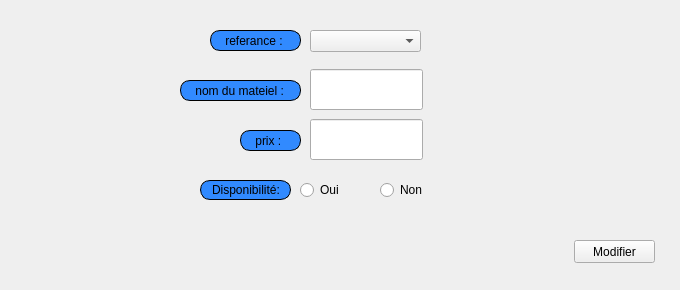
     <widget class="QWidget" name="tab_21">
      <attribute name="title">
       <string>modifier</string>
      </attribute>
      <widget class="QLabel" name="label_25">
       <property name="geometry">
        <rect>
         <x>210</x>
         <y>30</y>
         <width>91</width>
         <height>21</height>
        </rect>
       </property>
       <property name="styleSheet">
        <string notr="true">border: 1px solid black;
border-radius: 10px;
padding: 0 8px;
background: #318aff;
font: bold, &quot;Arial&quot;;;
text-align:center;</string>
       </property>
       <property name="text">
        <string> referance :</string>
       </property>
      </widget>
      <widget class="QLabel" name="label_26">
       <property name="geometry">
        <rect>
         <x>180</x>
         <y>80</y>
         <width>121</width>
         <height>21</height>
        </rect>
       </property>
       <property name="styleSheet">
        <string notr="true">border: 1px solid black;
border-radius: 10px;
padding: 0 8px;
background: #318aff;
font: bold, &quot;Arial&quot;;;
text-align:center;</string>
       </property>
       <property name="text">
        <string> nom du mateiel :</string>
       </property>
      </widget>
      <widget class="QLabel" name="label_27">
       <property name="geometry">
        <rect>
         <x>240</x>
         <y>130</y>
         <width>61</width>
         <height>21</height>
        </rect>
       </property>
       <property name="styleSheet">
        <string notr="true">border: 1px solid black;
border-radius: 10px;
padding: 0 8px;
background: #318aff;
font: bold, &quot;Arial&quot;;;
text-align:center;</string>
       </property>
       <property name="text">
        <string> prix :</string>
       </property>
      </widget>
      <widget class="QLineEdit" name="nom_materiel_manquant_modfier">
       <property name="geometry">
        <rect>
         <x>310</x>
         <y>69</y>
         <width>113</width>
         <height>41</height>
        </rect>
       </property>
      </widget>
      <widget class="QLineEdit" name="prix_materiel_manquant_modifier">
       <property name="geometry">
        <rect>
         <x>310</x>
         <y>119</y>
         <width>113</width>
         <height>41</height>
        </rect>
       </property>
      </widget>
      <widget class="QPushButton" name="modifier_materiel_manquant">
       <property name="geometry">
        <rect>
         <x>574</x>
         <y>240</y>
         <width>81</width>
         <height>23</height>
        </rect>
       </property>
       <property name="styleSheet">
        <string notr="true">#modifier_materiel_manquant{
font: bold, &quot;Arial&quot;;;     background-color: qlineargradient(x1: 0, y1: 0, x2: 0, y2: 1,
                                       stop: 0 #dadbde, stop: 1 #f6f7fa);
}
#modifier_materiel_manquant:pressed {
font: bold, &quot;Arial&quot;;;     background-color: qlineargradient(x1: 0, y1: 0, x2: 0, y2: 1,
                                       stop: 0 #dadbde, stop: 1 #fff07b);}</string>
       </property>
       <property name="text">
        <string>Modifier</string>
       </property>
       <property name="icon">
        <iconset resource="ressources.qrc">
         <normaloff>:/images/img/B.png</normaloff>:/images/img/B.png</iconset>
       </property>
      </widget>
      <widget class="QLabel" name="label_24">
       <property name="geometry">
        <rect>
         <x>200</x>
         <y>180</y>
         <width>91</width>
         <height>20</height>
        </rect>
       </property>
       <property name="styleSheet">
        <string notr="true">border: 1px solid black;
border-radius: 10px;
padding: 0 8px;
background: #318aff;
font: bold, &quot;Arial&quot;;;
text-align:center;</string>
       </property>
       <property name="text">
        <string>Disponibilité:</string>
       </property>
      </widget>
      <widget class="QRadioButton" name="dispo_oui_materiel_manquant_modifier">
       <property name="geometry">
        <rect>
         <x>300</x>
         <y>180</y>
         <width>91</width>
         <height>20</height>
        </rect>
       </property>
       <property name="text">
        <string>Oui</string>
       </property>
      </widget>
      <widget class="QRadioButton" name="ispo_non_materiel_manquant_modifier">
       <property name="geometry">
        <rect>
         <x>380</x>
         <y>180</y>
         <width>91</width>
         <height>20</height>
        </rect>
       </property>
       <property name="text">
        <string>Non</string>
       </property>
      </widget>
      <widget class="QComboBox" name="referance_mat_manq_modifier">
       <property name="geometry">
        <rect>
         <x>310</x>
         <y>30</y>
         <width>111</width>
         <height>22</height>
        </rect>
       </property>
      </widget>
      <widget class="QLabel" name="label_38">
       <property name="geometry">
        <rect>
         <x>0</x>
         <y>0</y>
         <width>661</width>
         <height>281</height>
        </rect>
       </property>
       <property name="text">
        <string/>
       </property>
       <property name="pixmap">
        <pixmap resource="ressources.qrc">:/images/img/imf.jpg</pixmap>
       </property>
      </widget>
      <widget class="QLabel" name="label_108">
       <property name="geometry">
        <rect>
         <x>-4</x>
         <y>-1</y>
         <width>671</width>
         <height>281</height>
        </rect>
       </property>
       <property name="text">
        <string/>
       </property>
       <property name="pixmap">
        <pixmap>:/img/imf.jpg</pixmap>
       </property>
      </widget>
      <zorder>label_108</zorder>
      <zorder>label_38</zorder>
      <zorder>label_25</zorder>
      <zorder>label_26</zorder>
      <zorder>label_27</zorder>
      <zorder>nom_materiel_manquant_modfier</zorder>
      <zorder>prix_materiel_manquant_modifier</zorder>
      <zorder>modifier_materiel_manquant</zorder>
      <zorder>label_24</zorder>
      <zorder>dispo_oui_materiel_manquant_modifier</zorder>
      <zorder>ispo_non_materiel_manquant_modifier</zorder>
      <zorder>referance_mat_manq_modifier</zorder>
     </widget>
